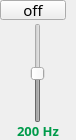
                 <widget class="QFrame" name="frame_62">
                  <property name="minimumSize">
                   <size>
                    <width>76</width>
                    <height>140</height>
                   </size>
                  </property>
                  <property name="maximumSize">
                   <size>
                    <width>76</width>
                    <height>140</height>
                   </size>
                  </property>
                  <property name="frameShape">
                   <enum>QFrame::NoFrame</enum>
                  </property>
                  <property name="frameShadow">
                   <enum>QFrame::Raised</enum>
                  </property>
                  <layout class="QVBoxLayout" name="verticalLayout_39">
                   <property name="spacing">
                    <number>3</number>
                   </property>
                   <property name="leftMargin">
                    <number>0</number>
                   </property>
                   <property name="topMargin">
                    <number>0</number>
                   </property>
                   <property name="rightMargin">
                    <number>0</number>
                   </property>
                   <property name="bottomMargin">
                    <number>0</number>
                   </property>
                   <item>
                    <widget class="QPushButton" name="switch_200">
                     <property name="minimumSize">
                      <size>
                       <width>66</width>
                       <height>20</height>
                      </size>
                     </property>
                     <property name="maximumSize">
                      <size>
                       <width>65</width>
                       <height>20</height>
                      </size>
                     </property>
                     <property name="font">
                      <font>
                       <family>PF BeauSans Pro</family>
                       <pointsize>11</pointsize>
                       <bold>false</bold>
                      </font>
                     </property>
                     <property name="text">
                      <string>off</string>
                     </property>
                     <property name="checkable">
                      <bool>true</bool>
                     </property>
                     <property name="checked">
                      <bool>false</bool>
                     </property>
                    </widget>
                   </item>
                   <item alignment="Qt::AlignHCenter">
                    <widget class="QSlider" name="slider_200">
                     <property name="enabled">
                      <bool>false</bool>
                     </property>
                     <property name="minimumSize">
                      <size>
                       <width>45</width>
                       <height>100</height>
                      </size>
                     </property>
                     <property name="minimum">
                      <number>-50</number>
                     </property>
                     <property name="maximum">
                      <number>50</number>
                     </property>
                     <property name="value">
                      <number>0</number>
                     </property>
                     <property name="orientation">
                      <enum>Qt::Vertical</enum>
                     </property>
                    </widget>
                   </item>
                   <item>
                    <widget class="QLabel" name="label_18">
                     <property name="font">
                      <font>
                       <family>PF BeauSans Pro</family>
                       <pointsize>10</pointsize>
                       <bold>true</bold>
                      </font>
                     </property>
                     <property name="styleSheet">
                      <string notr="true">color: #009b4a;</string>
                     </property>
                     <property name="text">
                      <string>200 Hz</string>
                     </property>
                     <property name="alignment">
                      <set>Qt::AlignHCenter|Qt::AlignTop</set>
                     </property>
                    </widget>
                   </item>
                  </layout>
                 </widget>
